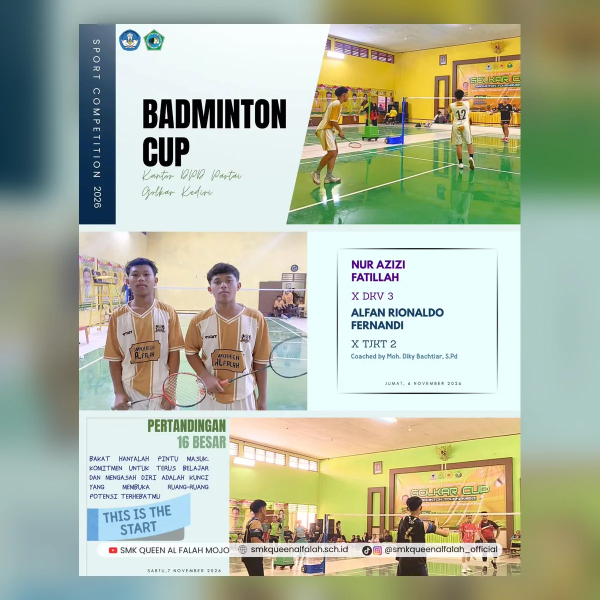
#> input picture queen-alfalah-core/assets/images/gallery/badminton-cup-hut-golkar-62-2026.webp, 1200 x 1200 px, given in place of DfBlV-6kSWN-01.jpg, which was not available (shown at 1/2 size)
$ python build_november_media.py
#> lines starting #> are read from the running program, lines starting #| are printed output that depends on the picture
from pathlib import Path

from PIL import Image, ImageFilter, ImageOps


ROOT = Path(__file__).resolve().parents[1]
SOURCE = ROOT / "research" / "instagram-2026-11"
OUTPUTS = {
    "osis": ("DfBlV-6kSWN-01.jpg", "pemilu-raya-osis-2026.webp"),
    "ftki": ("DfBnLuFkXgH-02.jpg", "olimpiade-ftki-2026.webp"),
    "digital": ("DfBxFQcEZ9R-01.jpg", "digitalisasi-pembelajaran-2026.webp"),
    "kombel": ("DfHuBoKCSjy-01.jpg", "kombel-mgmps-pembelajaran-interaktif-2026.webp"),
    "health": ("DfbQ8MPCUt7-01.jpg", "pemeriksaan-kesehatan-puskesmas-mojo-2026.webp"),
    "tka": ("DfZCXUCCUR4-01.jpg", "tka-kelas-xii-2026.webp"),
    "essay": ("DfcL9QKicuU-01.jpg", "prestasi-esai-poster-gic-2026.webp"),
    "totebag": ("DfcRyYKCWW0-02.jpg", "totebag-painting-lembu-suro-kilisuci-2026.webp"),
    "badminton": ("DfgEdJwSm4A-01.jpg", "badminton-cup-hut-golkar-62-2026.webp"),
}


def square_card(source: Path, size: int = 1200) -> Image.Image:
    with Image.open(source) as opened:
        image = ImageOps.exif_transpose(opened).convert("RGB")

    background = ImageOps.fit(image, (size, size), method=Image.Resampling.LANCZOS)
    background = background.filter(ImageFilter.GaussianBlur(radius=28))
    background = Image.blend(background, Image.new("RGB", (size, size), (17, 71, 57)), 0.28)

    foreground = ImageOps.contain(image, (size - 96, size - 96), method=Image.Resampling.LANCZOS)
    x = (size - foreground.width) // 2
    y = (size - foreground.height) // 2
    background.paste(foreground, (x, y))
    return background


def finalist_collage(size: int = 1200) -> Image.Image:
    half = size // 2
    canvas = Image.new("RGB", (size, size), (17, 71, 57))

    for offset, filename in ((0, "Dfj3gSvicje-01.jpg"), (half, "Dfj3gSvicje-02.jpg")):
        with Image.open(SOURCE / filename) as opened:
            image = ImageOps.exif_transpose(opened).convert("RGB")
        background = ImageOps.fit(image, (half, size), method=Image.Resampling.LANCZOS)
        background = background.filter(ImageFilter.GaussianBlur(radius=24))
        background = Image.blend(background, Image.new("RGB", (half, size), (17, 71, 57)), 0.24)
        foreground = ImageOps.contain(image, (half - 24, size - 32), method=Image.Resampling.LANCZOS)
        x = offset + (half - foreground.width) // 2
        y = (size - foreground.height) // 2
        canvas.paste(background, (offset, 0))
        canvas.paste(foreground, (x, y))

    canvas.paste(Image.new("RGB", (6, size), (237, 181, 43)), (half - 3, 0))
    return canvas


def save_all() -> None:
    targets = {
        "news": ROOT / "queen-alfalah-core" / "assets" / "images" / "news",
        "gallery": ROOT / "queen-alfalah-core" / "assets" / "images" / "gallery",
    }
    achievement_target = ROOT / "queen-alfalah-core" / "assets" / "images" / "achievements"
    work_target = ROOT / "queen-alfalah-core" / "assets" / "images" / "student-works"

    for folder in [*targets.values(), achievement_target, work_target]:
        folder.mkdir(parents=True, exist_ok=True)

    cards = {key: square_card(SOURCE / source_name) for key, (source_name, _) in OUTPUTS.items()}
#> in square_card, opened is the input picture: PIL image 1200x1200 RGB; mean R, G, B 174.4, 181.8, 160.3
#> in square_card, `background = Image.blend(background, Image.new("RGB", (size, size), (1..`:
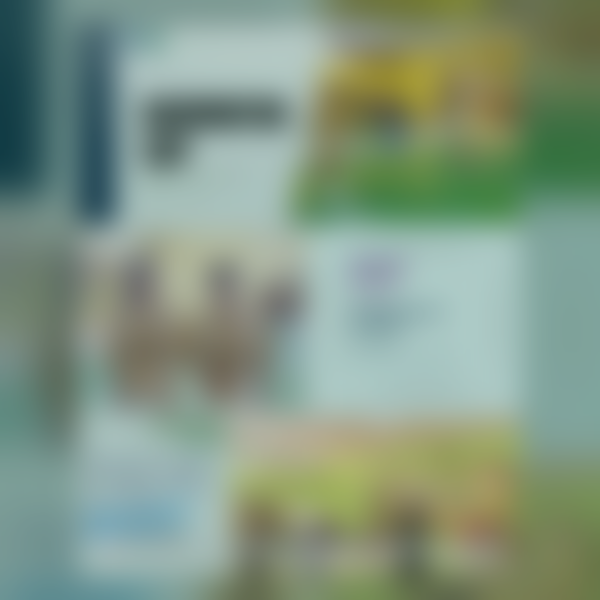
#> background: PIL image 1200x1200 RGB (shown at 1/2 size); mean R, G, B 129.9, 150.3, 130.9
#> in square_card, `background.paste(foreground, (x, y))`:
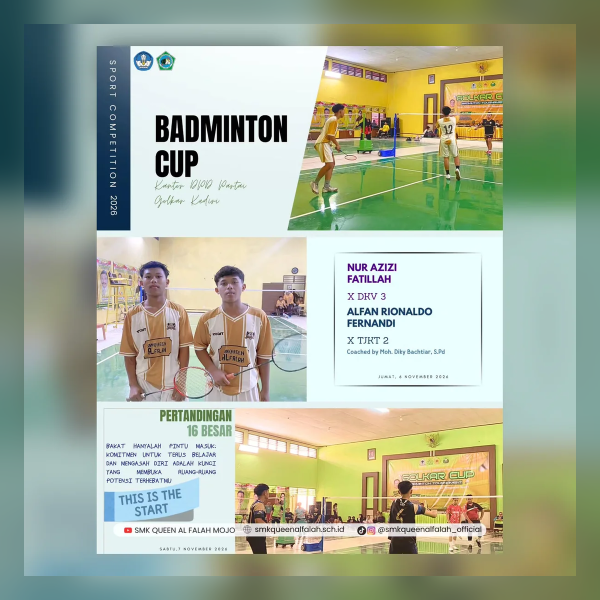
#> background: PIL image 1200x1200 RGB (shown at 1/2 size); mean R, G, B 163.9, 174.1, 152.9
#> call 2 of square_card, with size = 1200
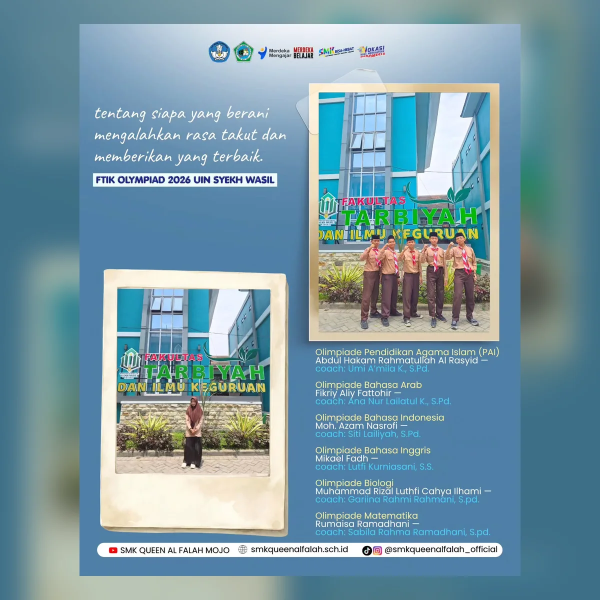
#> input picture queen-alfalah-core/assets/images/gallery/olimpiade-ftki-2026.webp, 1200 x 1200 px, given in place of DfBnLuFkXgH-02.jpg, which was not available (shown at 1/2 size)
#> in square_card, opened is the input picture: PIL image 1200x1200 RGB; mean R, G, B 118.8, 151.6, 164.6
#> in square_card (call 2), `background = background.filter(ImageFilter.GaussianBlur(radius=28))`:
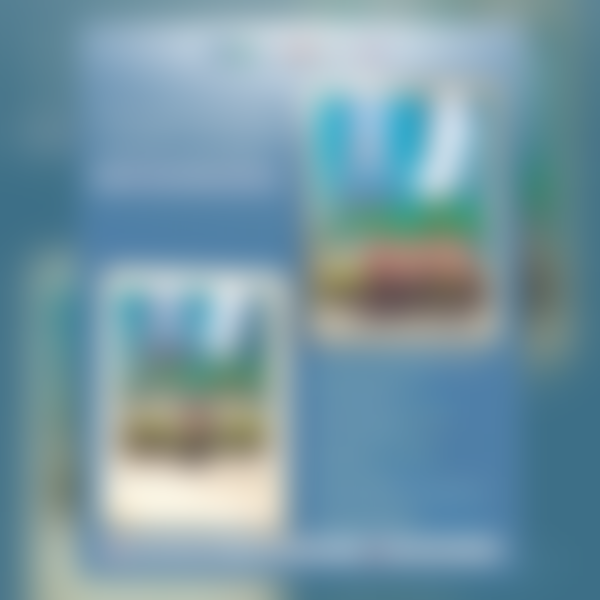
#> background: PIL image 1200x1200 RGB (shown at 1/2 size); mean R, G, B 118.8, 151.6, 164.5
#> in square_card (call 2), `background = Image.blend(background, Image.new("RGB", (size, size), (1..`:
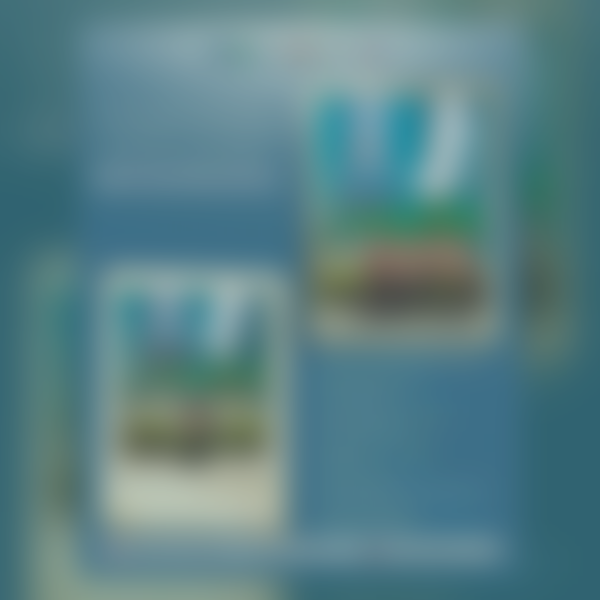
#> background: PIL image 1200x1200 RGB (shown at 1/2 size); mean R, G, B 89.8, 128.5, 134
#> in square_card (call 2), `foreground = ImageOps.contain(image, (size - 96, size - 96), method=Im..`:
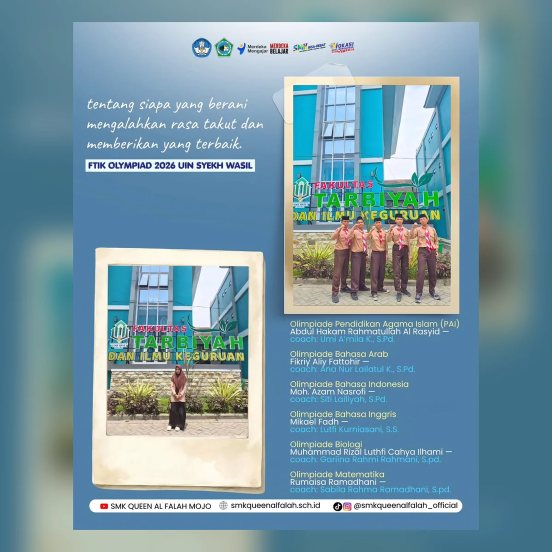
#> foreground: PIL image 1104x1104 RGB (shown at 1/2 size); mean R, G, B 118.8, 151.6, 164.5
#> in square_card (call 2), `background.paste(foreground, (x, y))`:
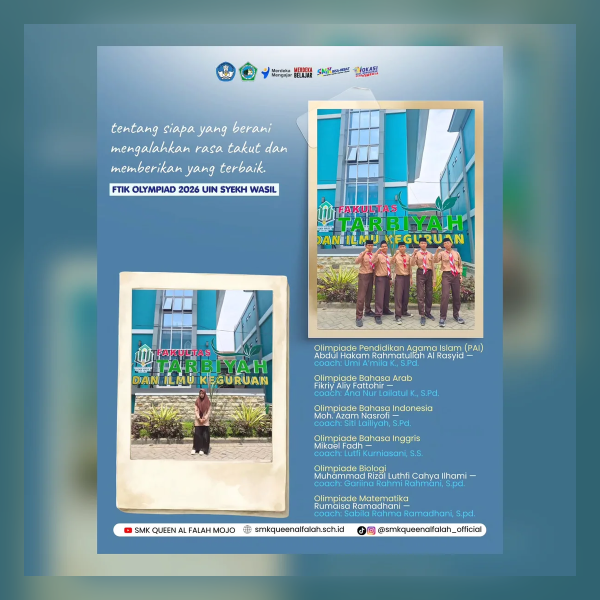
#> background: PIL image 1200x1200 RGB (shown at 1/2 size); mean R, G, B 112.2, 146.5, 158.3
    cards["finalists"] = finalist_collage()
    names = {key: output_name for key, (_, output_name) in OUTPUTS.items()}
    names["finalists"] = "finalis-kompetensi-akademik-2026.webp"

    for key, card in cards.items():
        for folder in targets.values():
            card.save(folder / names[key], "WEBP", quality=84, method=6)

    for key in ("ftki", "essay", "totebag", "badminton", "finalists"):
        cards[key].save(achievement_target / names[key], "WEBP", quality=84, method=6)

    cards["totebag"].save(work_target / names["totebag"], "WEBP", quality=84, method=6)


if __name__ == "__main__":
#> (the run stopped early here; a loop or call above may not have finished)
